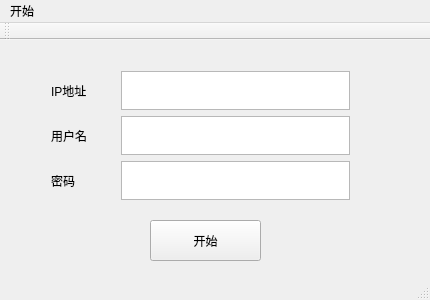
<?xml version="1.0" encoding="UTF-8"?>
<ui version="4.0">
 <class>MainWindow</class>
 <widget class="QMainWindow" name="MainWindow">
  <property name="geometry">
   <rect>
    <x>0</x>
    <y>0</y>
    <width>430</width>
    <height>300</height>
   </rect>
  </property>
  <property name="windowTitle">
   <string>MainWindow</string>
  </property>
  <widget class="QWidget" name="centralWidget">
   <widget class="QPushButton" name="pushButton">
    <property name="geometry">
     <rect>
      <x>150</x>
      <y>180</y>
      <width>111</width>
      <height>41</height>
     </rect>
    </property>
    <property name="text">
     <string>开始</string>
    </property>
   </widget>
   <widget class="QLabel" name="label_4">
    <property name="geometry">
     <rect>
      <x>40</x>
      <y>0</y>
      <width>121</width>
      <height>20</height>
     </rect>
    </property>
    <property name="text">
     <string/>
    </property>
   </widget>
   <widget class="QWidget" name="">
    <property name="geometry">
     <rect>
      <x>40</x>
      <y>20</y>
      <width>71</width>
      <height>151</height>
     </rect>
    </property>
    <layout class="QVBoxLayout" name="verticalLayout">
     <item>
      <widget class="QLabel" name="label">
       <property name="text">
        <string>IP地址</string>
       </property>
      </widget>
     </item>
     <item>
      <widget class="QLabel" name="label_2">
       <property name="text">
        <string>用户名</string>
       </property>
      </widget>
     </item>
     <item>
      <widget class="QLabel" name="label_3">
       <property name="text">
        <string>密码</string>
       </property>
      </widget>
     </item>
    </layout>
   </widget>
   <widget class="QWidget" name="">
    <property name="geometry">
     <rect>
      <x>110</x>
      <y>20</y>
      <width>251</width>
      <height>151</height>
     </rect>
    </property>
    <layout class="QVBoxLayout" name="verticalLayout_2">
     <item>
      <widget class="QTextEdit" name="textEdit"/>
     </item>
     <item>
      <widget class="QTextEdit" name="textEdit_2"/>
     </item>
     <item>
      <widget class="QTextEdit" name="textEdit_3"/>
     </item>
    </layout>
   </widget>
  </widget>
  <widget class="QMenuBar" name="menuBar">
   <property name="geometry">
    <rect>
     <x>0</x>
     <y>0</y>
     <width>430</width>
     <height>17</height>
    </rect>
   </property>
   <widget class="QMenu" name="menu">
    <property name="title">
     <string>开始</string>
    </property>
    <addaction name="actiontianjiawenjian"/>
   </widget>
   <addaction name="menu"/>
  </widget>
  <widget class="QToolBar" name="mainToolBar">
   <attribute name="toolBarArea">
    <enum>TopToolBarArea</enum>
   </attribute>
   <attribute name="toolBarBreak">
    <bool>false</bool>
   </attribute>
  </widget>
  <widget class="QStatusBar" name="statusBar"/>
  <action name="actiontianjiawenjian">
   <property name="text">
    <string>选择密码文件</string>
   </property>
  </action>
 </widget>
 <layoutdefault spacing="6" margin="11"/>
 <resources/>
 <connections/>
</ui>
